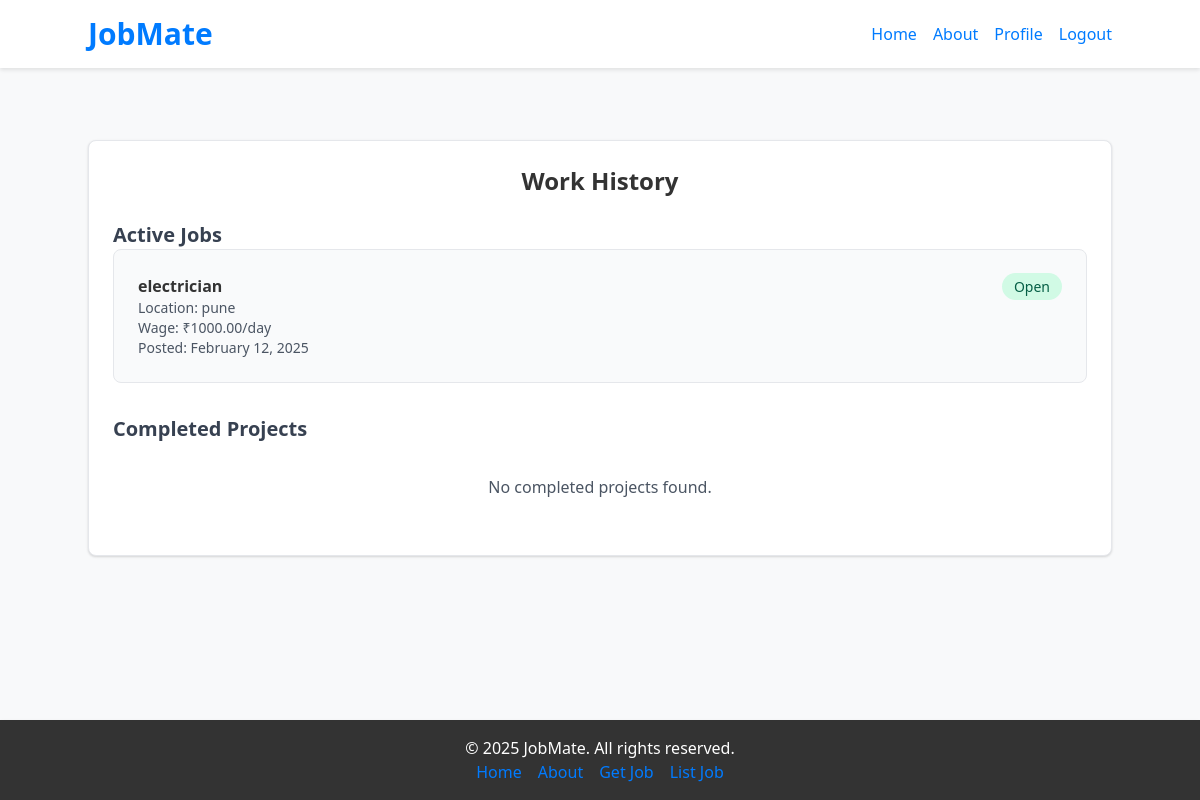
The app's page /contractor/work-history/ (signed in), older data.
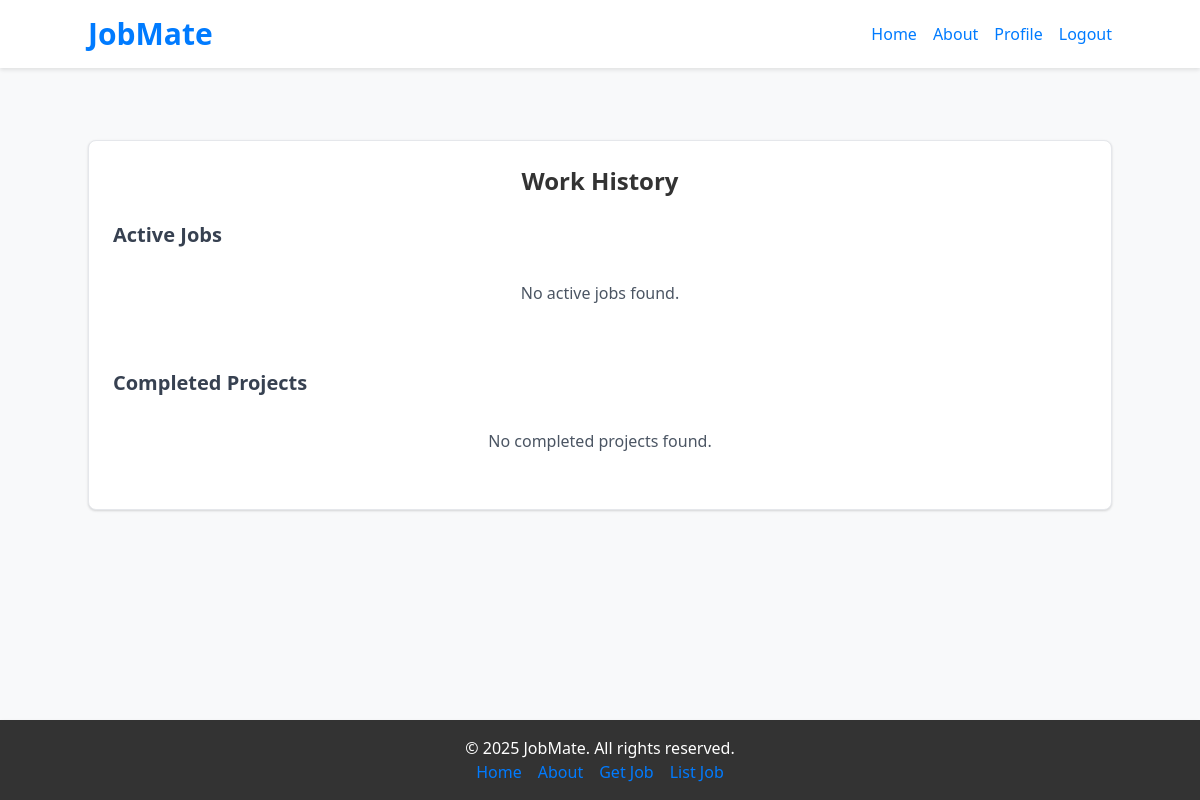
The same page, newer data.
### contractor/models.py (models this page shows, shortened)
class Job(models.Model):
    STATUS_CHOICES = (
        ('open', 'Open'),
        ('closed', 'Closed')
    )
    contractor = models.ForeignKey(Contractor, on_delete=models.CASCADE)
    title = models.CharField(max_length=255)
    description = models.TextField()
    location = models.CharField(max_length=255)
    wage = models.DecimalField(max_digits=10, decimal_places=2)
    required_skills = models.TextField(blank=True, null=True)
    created_at = models.DateTimeField(auto_now_add=True)
    status = models.CharField(max_length=10, choices=STATUS_CHOICES, default='open')

### contractor/views.py (the view)
# urls.py: path('work-history/', views.work_history, name='work-history'),
@login_required(login_url='/login/')
def work_history(request):
    contractor = request.user.contractor
    jobs = Job.objects.filter(contractor=contractor).order_by('-created_at')
    active_jobs = jobs.filter(status='open')
    completed_projects = jobs.filter(status='closed')
    paginator_active = Paginator(active_jobs, 5)  # Show 5 active jobs per page
    page_active = request.GET.get('page_active')
    active_jobs = paginator_active.get_page(page_active)
    paginator_completed = Paginator(completed_projects, 5)  # Show 5 completed projects per page
    page_completed = request.GET.get('page_completed')
    completed_projects = paginator_completed.get_page(page_completed)
    return render(request, 'work_history.html', {
        'active_jobs': active_jobs,
        'completed_projects': completed_projects,
    })

### contractor/templates/work_history.html (shortened to what this page needs)
{% extends "base.html" %}
{% block content %}
<div class="max-w-6xl mx-auto mt-8">
    <div class="bg-white shadow rounded-lg p-6 border">
        <h2 class="text-2xl font-bold mb-6 text-center">Work History</h2>
        <h3 class="text-xl font-semibold text-gray-700">Active Jobs</h3>
        <div class="space-y-4">
            {% for job in active_jobs %}
            <div class="bg-gray-50 p-6 rounded-lg border">
                <div class="flex justify-between items-start">
                    <div>
                        <h4 class="font-semibold">{{ job.title }}</h4>
                        <p class="text-sm text-gray-600">Location: {{ job.location }}</p>
                        <p class="text-sm text-gray-600">Wage: ₹{{ job.wage }}/day</p>
                        <p class="text-sm text-gray-600">Posted: {{ job.created_at|date:"F j, Y" }}</p>
                    </div>
                    <div class="text-right">
                        <span class="px-3 py-1 rounded-full text-sm bg-green-100 text-green-800">
                            {{ job.get_status_display }}
                        </span>
                    </div>
                </div>
            </div>
            {% empty %}
            <div class="text-center py-8">
                <p class="text-gray-600">No active jobs found.</p>
            </div>
            {% endfor %}
        </div>
        <h3 class="text-xl font-semibold text-gray-700 mt-8">Completed Projects</h3>
        <div class="space-y-4">
            {% for job in completed_projects %}
            <div class="bg-gray-50 p-6 rounded-lg border">
                <div class="flex justify-between items-start">
                    <div>
                        <h4 class="font-semibold">{{ job.title }}</h4>
                        <p class="text-sm text-gray-600">Location: {{ job.location }}</p>
                        <p class="text-sm text-gray-600">Wage: ₹{{ job.wage }}/day</p>
                        <p class="text-sm text-gray-600">Completed: {{ job.created_at|date:"F j, Y" }}</p>
                    </div>
                    <div class="text-right">
                        <span class="px-3 py-1 rounded-full text-sm bg-red-100 text-red-800">
                            {{ job.get_status_display }}
                        </span>
                    </div>
                </div>
            </div>
            {% empty %}
            <div class="text-center py-8">
                <p class="text-gray-600">No completed projects found.</p>
            </div>
            {% endfor %}
        </div>
    </div>
</div>
{% endblock %}

Row changes from the older to the newer data that the page shows:
removed Job: title "electrician", location "pune", wage "1000.00", created_at "February 12, 2025", status "Open"
Text that changed along with them:
text now shown: "No active jobs found."
